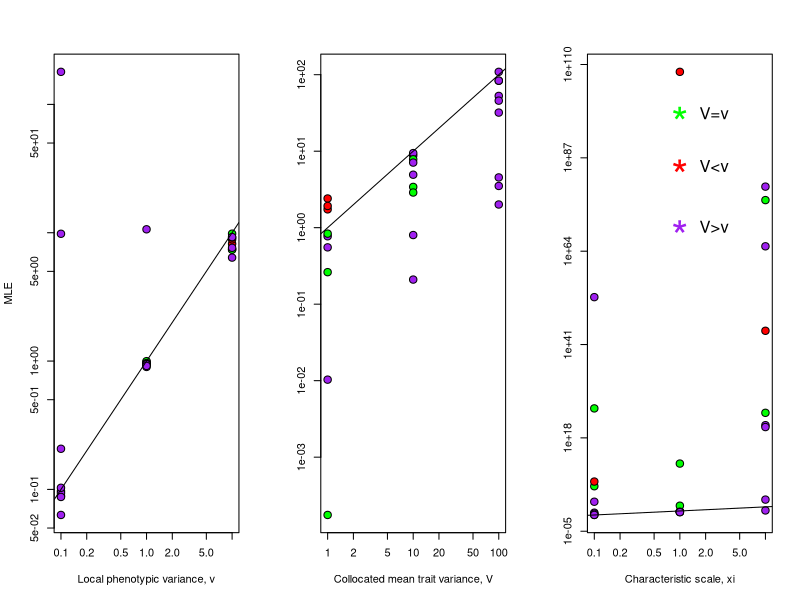
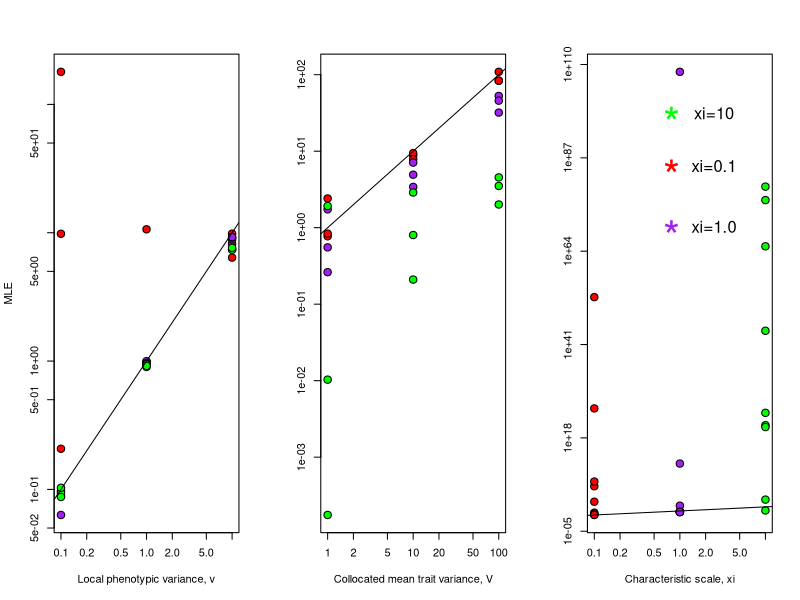

Here is the R script that generated these plots, in order:
## ---- chunk 1
mle = read.csv("likelihood/mle.csv")
input = read.csv("likelihood/input.csv")

mlmeans.v = c()
mlmeans.V = c()
mlmeans.xi = c()
for(i in input$id){
  mlmeans.v = c( mlmeans.v, mean(mle$v[which(mle$id==i & mle$v!=Inf)]) )
  mlmeans.V = c( mlmeans.V, mean(mle$V[which(mle$id==i & mle$V!=Inf)]) )
  mlmeans.xi = c( mlmeans.xi, mean(mle$xi[which(mle$id==i & mle$xi!=Inf)]) )
}

cols = rep("purple",max(input$id))
cols[which((input$v/input$V)>1)] = "red"
cols[which((input$v/input$V)==1)] = "green"

cols.xi = rep("purple",max(input$id))
cols.xi[which(min(input$xi)==input$xi)] = "red"
cols.xi[which(max(input$xi)==input$xi)] = "green"
## ---- chunk 2
par(mfrow=c(1,3))

plot(input$v,mlmeans.v, log="xy", bg=cols, pch=21, cex=1.5, xlab="Local phenotypic variance, v",ylab="MLE")
abline(0,1)

plot(input$V,mlmeans.V, log="xy", bg=cols, pch=21, cex=1.5, xlab="Collocated mean trait variance, V", ylab="")
abline(0,1)

plot(input$xi,mlmeans.xi, log="xy", bg=cols, pch=21, cex=1.5, xlab="Characteristic scale, xi", ylab="")
abline(0,1)
text(x=2.5,y=1e+98, labels=c("V=v"), col="black", cex=1.5)
text(x=1,y=1e+98, labels=c("*"), col="green",cex=4)
text(x=2.5,y=1e+85, labels=c("V<v"), col="black", cex=1.5)
text(x=1,y=1e+85, labels=c("*"), col="red",cex=4)
text(x=2.5,y=1e+70, labels=c("V>v"), col="black", cex=1.5)
text(x=1,y=1e+70, labels=c("*"), col="purple",cex=4)
## ---- chunk 3
par(mfrow=c(1,3))

plot(input$v,mlmeans.v, log="xy", bg=cols.xi, pch=21, cex=1.5, xlab="Local phenotypic variance, v",ylab="MLE")
abline(0,1)

plot(input$V,mlmeans.V, log="xy", bg=cols.xi, pch=21, cex=1.5, xlab="Collocated mean trait variance, V", ylab="")
abline(0,1)

plot(input$xi,mlmeans.xi, log="xy", bg=cols.xi, pch=21, cex=1.5, xlab="Characteristic scale, xi", ylab="")
abline(0,1)
text(x=2.5,y=1e+98, labels=c("xi=10"), col="black", cex=1.5)
text(x=0.8,y=1e+98, labels=c("*"), col="green",cex=4)
text(x=2.5,y=1e+85, labels=c("xi=0.1"), col="black", cex=1.5)
text(x=0.8,y=1e+85, labels=c("*"), col="red",cex=4)
text(x=2.5,y=1e+70, labels=c("xi=1.0"), col="black", cex=1.5)
text(x=0.8,y=1e+70, labels=c("*"), col="purple",cex=4)
